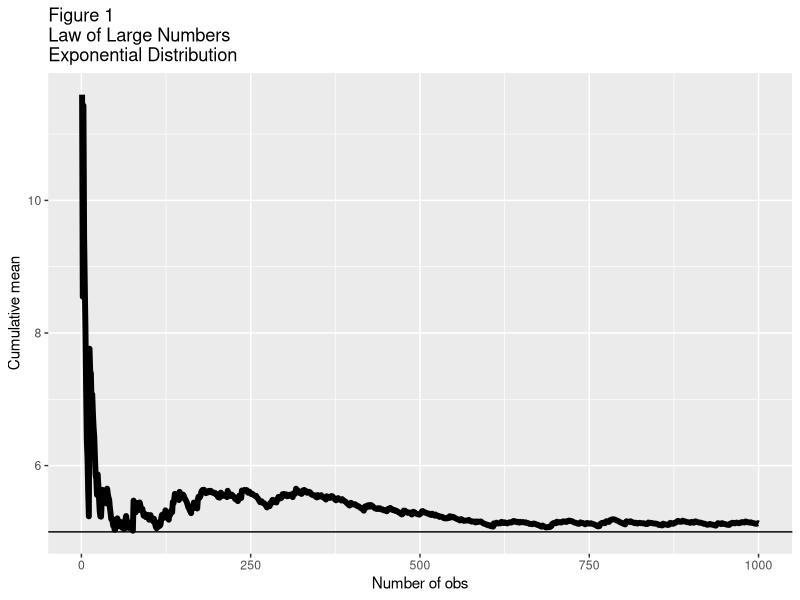
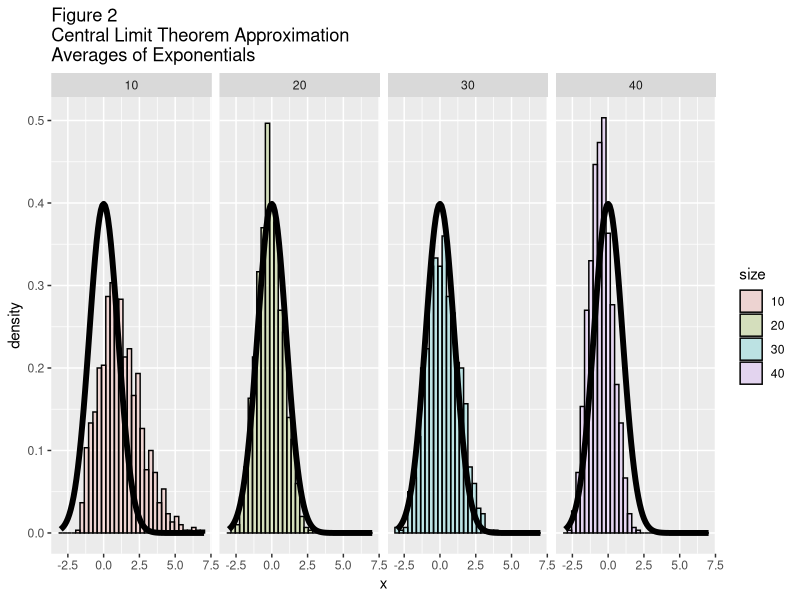
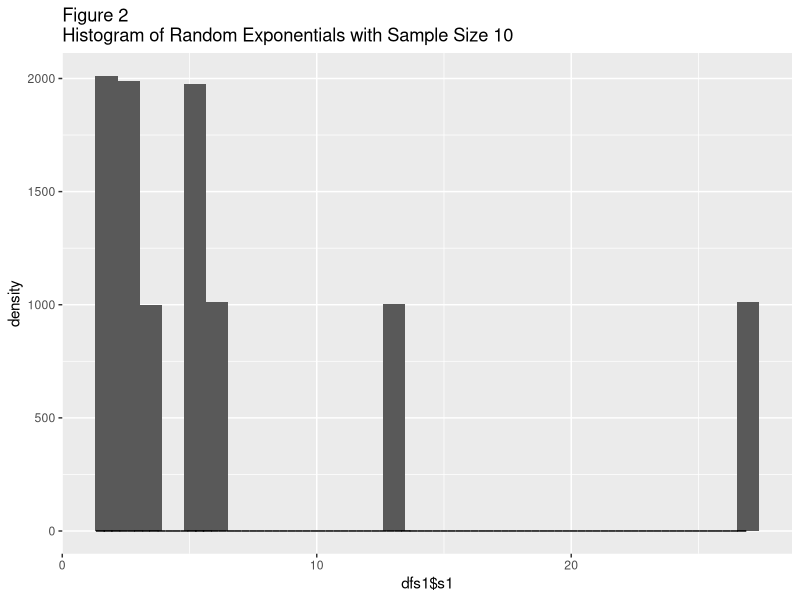
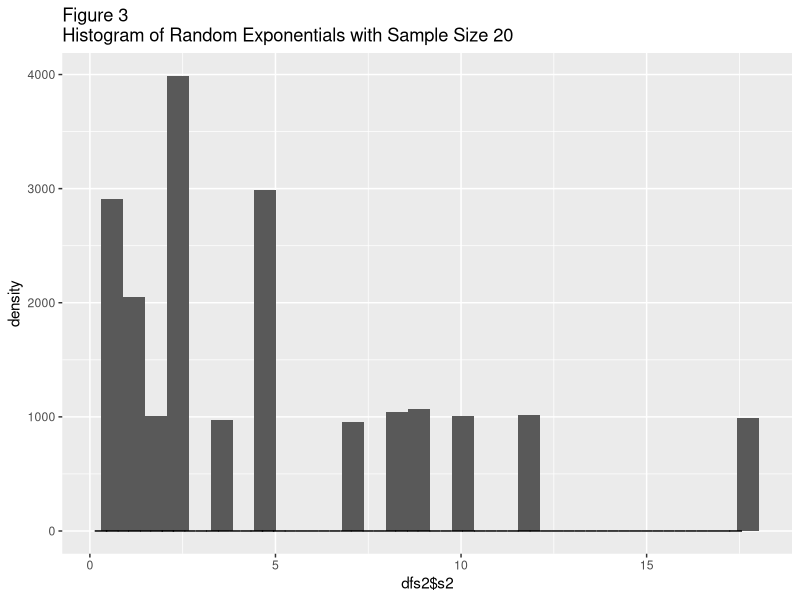
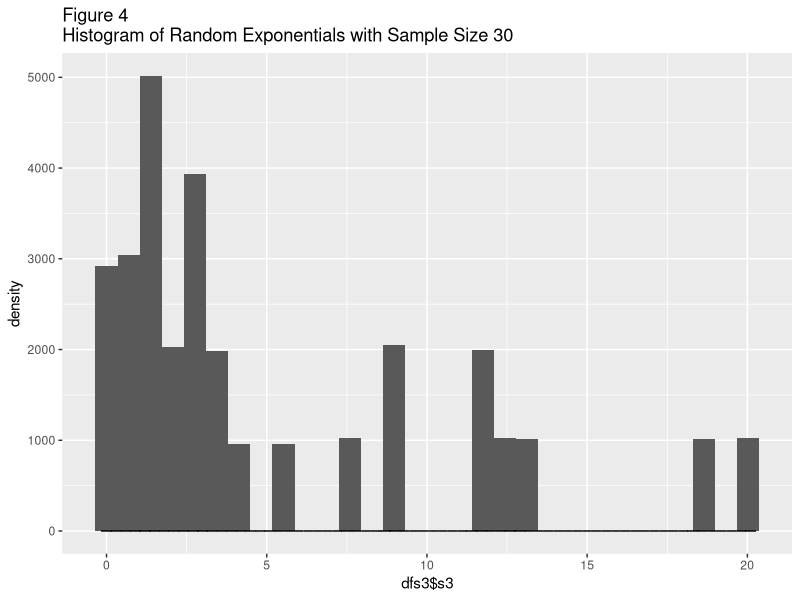
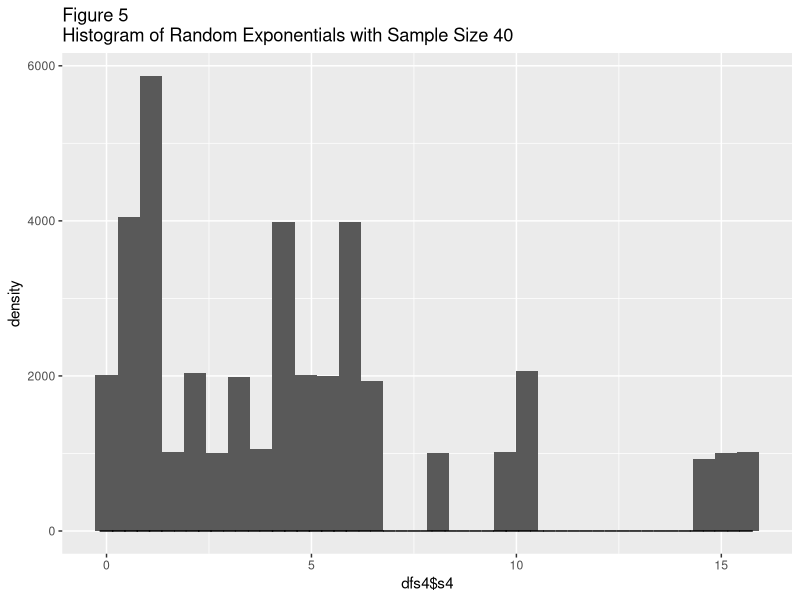

Reproduce these figures in R, in order.
## ---- chunk 1
set.seed(568)
library(ggplot2)
n <- 1000
lambda <- 0.2
means <- cumsum(sample(rexp(n, lambda), n , replace = TRUE)) / (1  : n)
g <- ggplot(data.frame(x = 1 : n, y = means), aes(x = x, y = y)) 
g <- g + geom_hline(yintercept = 5) + geom_line(size = 2) 
g <- g + labs(x = "Number of obs", y = "Cumulative mean")
g <- g + ggtitle("Figure 1\nLaw of Large Numbers\nExponential Distribution")
g
## ---- chunk 2
set.seed(568)
library(ggplot2)
nosim <- 1000
lambda <- 0.2
mu <- 1/lambda
s <- 1/lambda
cfunc <- function(x, n) sqrt(n) * (mean(x) - mu) / s

s1 <- sample(rexp(10,lambda), nosim * 10, replace = TRUE)
s2 <- sample(rexp(20,lambda), nosim * 20, replace = TRUE)
s3 <- sample(rexp(30,lambda), nosim * 30, replace = TRUE)
s4 <- sample(rexp(40,lambda), nosim * 40, replace = TRUE)
m1 <- matrix(s1, nosim)
m2 <- matrix(s2, nosim)
m3 <- matrix(s3, nosim)
m4 <- matrix(s4, nosim)
x1 <- apply(m1, 1, cfunc, 10)
x2 <- apply(m2, 1, cfunc, 20)
x3 <- apply(m3, 1, cfunc, 30)
x4 <- apply(m4, 1, cfunc, 40)
## ---- chunk 3
library(knitr)
ss1 <- c(mean(s1), 5, abs(mean(s1) - 5))
ss2 <- c(mean(s2),5, abs(mean(s2) - 5))
ss3 <- c(mean(s3),5, abs(mean(s3) - 5))
ss4 <- c(mean(s4),5, abs(mean(s4) - 5))
mm <- as.data.frame(rbind(ss1,ss2,ss3,ss4))
names(mm) <- c("Sample Mean","Theoretical Mean", "Difference")
row.names(mm) <- c("10", "20", "30", "40")
kable(mm)
## ---- chunk 4
library(knitr)
v1 <- c(sd(s1)^2, 25, abs(sd(s1)^2 - 25))
v2 <- c(sd(s2)^2, 25, abs(sd(s2)^2 - 25))
v3 <- c(sd(s3)^2, 25, abs(sd(s3)^2 - 25))
v4 <- c(sd(s4)^2, 25, abs(sd(s4)^2 - 25))
nn <- as.data.frame(rbind(v1,v2,v3,v4))
names(nn) <- c("Sample Variance","Theoretical Variance", "Difference")
row.names(nn) <- c("10", "20", "30", "40")
kable(nn)
## ---- chunk 5
dat <- data.frame(
  x = c(x1, x2, x3, x4),
  size = factor(rep(c(10, 20, 30, 40), rep(nosim, 4))))
g <- ggplot(dat, aes(x = x, fill = size)) + geom_histogram(alpha = .20, binwidth=.3, colour = "black", aes(y = ..density..)) 
g <- g + stat_function(fun = dnorm, size = 2)
g <- g + ggtitle("Figure 2\nCentral Limit Theorem Approximation\nAverages of Exponentials")
g + facet_grid(. ~ size)
## ---- chunk 6
library(knitr)
am1 <- c(mean(x1), 0, abs(mean(x1) - 0))
am2 <- c(mean(x2), 0, abs(mean(x2) - 0))
am3 <- c(mean(x3), 0, abs(mean(x3) - 0))
am4 <- c(mean(x4), 0, abs(mean(x4) - 0))
oo <- as.data.frame(rbind(am1,am2,am3,am4))
names(oo) <- c("Averages Mean","Theoretical Mean", "Difference")
row.names(oo) <- c("10", "20", "30", "40")
kable(oo)
## ---- chunk 7
library(knitr)
av1 <- c(sd(x1)^2, 1, abs(sd(x1)^2 - 1))
av2 <- c(sd(x2)^2, 1, abs(sd(x2)^2 - 1))
av3 <- c(sd(x3)^2, 1, abs(sd(x3)^2 - 1))
av4 <- c(sd(x4)^2, 1, abs(sd(x4)^2 - 1))
pp <- as.data.frame(rbind(av1,av2,av3,av4))
names(pp) <- c("Averages Variance","Theoretical Variance", "Difference")
row.names(pp) <- c("10", "20", "30", "40")
kable(pp)
## ---- chunk 8
library(ggplot2)
dfs1 <- data.frame(s1)
gs1 <- ggplot(data=dfs1, aes(dfs1$s1)) + geom_histogram() + geom_histogram(alpha = .20, binwidth=.3, colour = "black", aes(y = ..density..))
gs1 <- gs1 + ggtitle("Figure 2\nHistogram of Random Exponentials with Sample Size 10")
gs1

dfs2 <- data.frame(s2)
gs2 <- ggplot(data=dfs2, aes(dfs2$s2)) + geom_histogram() + geom_histogram(alpha = .20, binwidth=.3, colour = "black", aes(y = ..density..))
gs2 <- gs2 + ggtitle("Figure 3\nHistogram of Random Exponentials with Sample Size 20")
gs2

dfs3 <- data.frame(s3)
gs3 <- ggplot(data=dfs3, aes(dfs3$s3)) + geom_histogram() + geom_histogram(alpha = .20, binwidth=.3, colour = "black", aes(y = ..density..))
gs3 <- gs3 + ggtitle("Figure 4\nHistogram of Random Exponentials with Sample Size 30")
gs3

dfs4 <- data.frame(s4)
gs4 <- ggplot(data=dfs4, aes(dfs4$s4)) + geom_histogram() + geom_histogram(alpha = .20, binwidth=.3, colour = "black", aes(y = ..density..))
gs4 <- gs4 + ggtitle("Figure 5\nHistogram of Random Exponentials with Sample Size 40")
gs4
